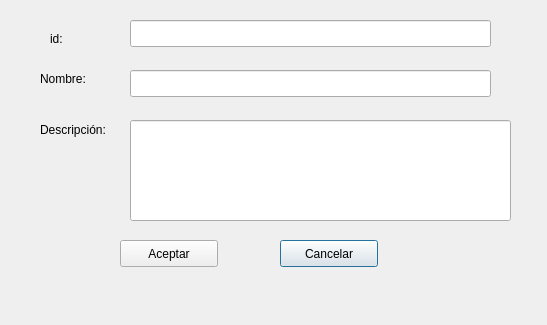
<?xml version="1.0" encoding="UTF-8"?>
<ui version="4.0">
 <class>ventana_nuevacategoria</class>
 <widget class="QDialog" name="ventana_nuevacategoria">
  <property name="geometry">
   <rect>
    <x>0</x>
    <y>0</y>
    <width>547</width>
    <height>325</height>
   </rect>
  </property>
  <property name="windowTitle">
   <string>ventana_nuevacategoria</string>
  </property>
  <widget class="QPushButton" name="btn_cancelar">
   <property name="geometry">
    <rect>
     <x>280</x>
     <y>240</y>
     <width>98</width>
     <height>27</height>
    </rect>
   </property>
   <property name="text">
    <string>Cancelar</string>
   </property>
  </widget>
  <widget class="QLineEdit" name="descripcion_categoria">
   <property name="geometry">
    <rect>
     <x>130</x>
     <y>120</y>
     <width>381</width>
     <height>101</height>
    </rect>
   </property>
  </widget>
  <widget class="QPushButton" name="btn_aceptar">
   <property name="geometry">
    <rect>
     <x>120</x>
     <y>240</y>
     <width>98</width>
     <height>27</height>
    </rect>
   </property>
   <property name="text">
    <string>Aceptar</string>
   </property>
  </widget>
  <widget class="QLabel" name="label_2">
   <property name="geometry">
    <rect>
     <x>40</x>
     <y>120</y>
     <width>91</width>
     <height>20</height>
    </rect>
   </property>
   <property name="text">
    <string>Descripción:</string>
   </property>
  </widget>
  <widget class="QLabel" name="label">
   <property name="geometry">
    <rect>
     <x>40</x>
     <y>70</y>
     <width>66</width>
     <height>17</height>
    </rect>
   </property>
   <property name="text">
    <string>Nombre:</string>
   </property>
  </widget>
  <widget class="QLineEdit" name="nombre_categoria">
   <property name="geometry">
    <rect>
     <x>130</x>
     <y>70</y>
     <width>361</width>
     <height>27</height>
    </rect>
   </property>
  </widget>
  <widget class="QLabel" name="label_3">
   <property name="geometry">
    <rect>
     <x>50</x>
     <y>30</y>
     <width>66</width>
     <height>17</height>
    </rect>
   </property>
   <property name="text">
    <string>id:</string>
   </property>
  </widget>
  <widget class="QLineEdit" name="id_categoria">
   <property name="geometry">
    <rect>
     <x>130</x>
     <y>20</y>
     <width>361</width>
     <height>27</height>
    </rect>
   </property>
  </widget>
 </widget>
 <resources/>
 <connections/>
</ui>
